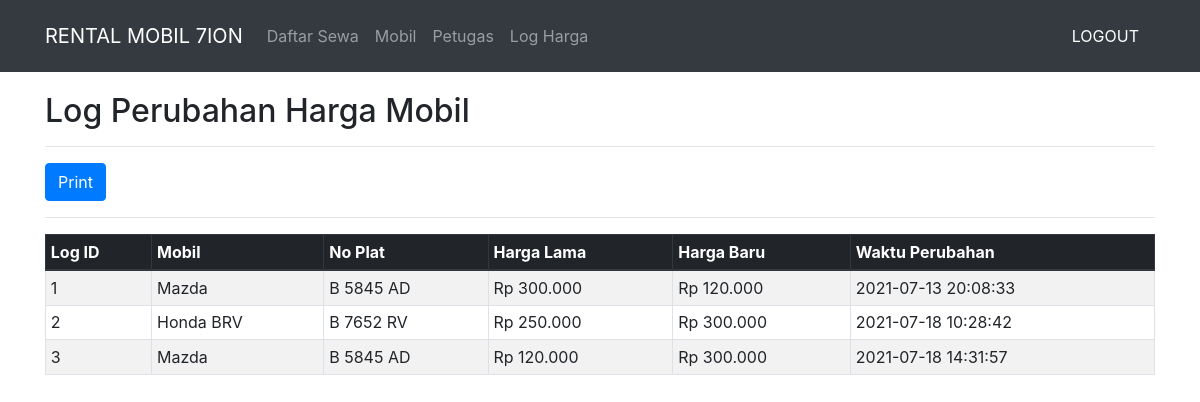
The app's page /log.php (signed in) with its own data.
### tables this page shows
CREATE TABLE `log_harga_mobil` (
  `log_id` int(11) NOT NULL,
  `id_mobil` int(11) NOT NULL,
  `harga_lama` int(20) NOT NULL,
  `harga_baru` int(20) NOT NULL,
  `waktu_perubahan` datetime NOT NULL
);

CREATE TABLE `mobil` (
  `id_mobil` int(10) NOT NULL,
  `no_plat` varchar(20) NOT NULL,
  `jenis` varchar(30) NOT NULL,
  `merk` varchar(20) NOT NULL,
  `tahun` varchar(5) NOT NULL,
  `warna` varchar(20) NOT NULL,
  `harga` int(15) NOT NULL
);

### log.php (the view)
<?php
include('head.php');
?>
	<div class="container" style="margin-top: 20px">
		<h2>Log Perubahan Harga Mobil</h2>
		<hr>
		<a class="btn btn-primary" href="mobil-excel.php" role="button">Print</a>
		<hr>
		<table class="table table-striped table-hover table-sm table-bordered">
			<thead class="thead-dark">
				<tr>
					<th>Log ID</th>
					<th>Mobil</th>
                    <th>No Plat</th>
					<th>Harga Lama</th>
					<th>Harga Baru</th>
					<th>Waktu Perubahan</th>
				</tr>
			</thead>
			<tbody>
				<?php
				$sql = mysqli_query($koneksi,"SELECT * FROM log_harga_mobil INNER JOIN mobil ON log_harga_mobil.id_mobil = mobil.id_mobil  ORDER BY log_id ASC") or die(mysqli_error($koneksi));
				if (mysqli_num_rows($sql) > 0 )
				{
					$no = 1;
					while ($data = mysqli_fetch_assoc($sql))
					{ ?>
				<tr>
					<td><?php echo $no; ?></td>
					<td><?php echo $data['merk']; ?></td>
					<td><?php echo $data['no_plat']; ?></td>
					<td><?php echo "Rp " . number_format($data['harga_lama'], 0, ",", "."); ?></td>
					<td><?php echo "Rp " . number_format($data['harga_baru'], 0, ",", "."); ?></td>
					<td><?php echo $data['waktu_perubahan']; ?></td>
				</tr>
				<?php
				$no++; }
				} else {
					echo "<tr>Tidak ada data</tr>";
				}
				?>
			</tbody>
		</table>
	</div>
<?php include ('footer.php'); ?>

### records on screen
log_harga_mobil: id_mobil.merk "Mazda", id_mobil.no_plat "B 5845 AD", harga_lama "300.000", harga_baru "120.000", waktu_perubahan "2021-07-13 20:08:33"
log_harga_mobil: id_mobil.merk "Honda BRV", id_mobil.no_plat "B 7652 RV", harga_lama "250.000", harga_baru "300.000", waktu_perubahan "2021-07-18 10:28:42"
log_harga_mobil: id_mobil.merk "Mazda", id_mobil.no_plat "B 5845 AD", harga_lama "120.000", harga_baru "300.000", waktu_perubahan "2021-07-18 14:31:57"
